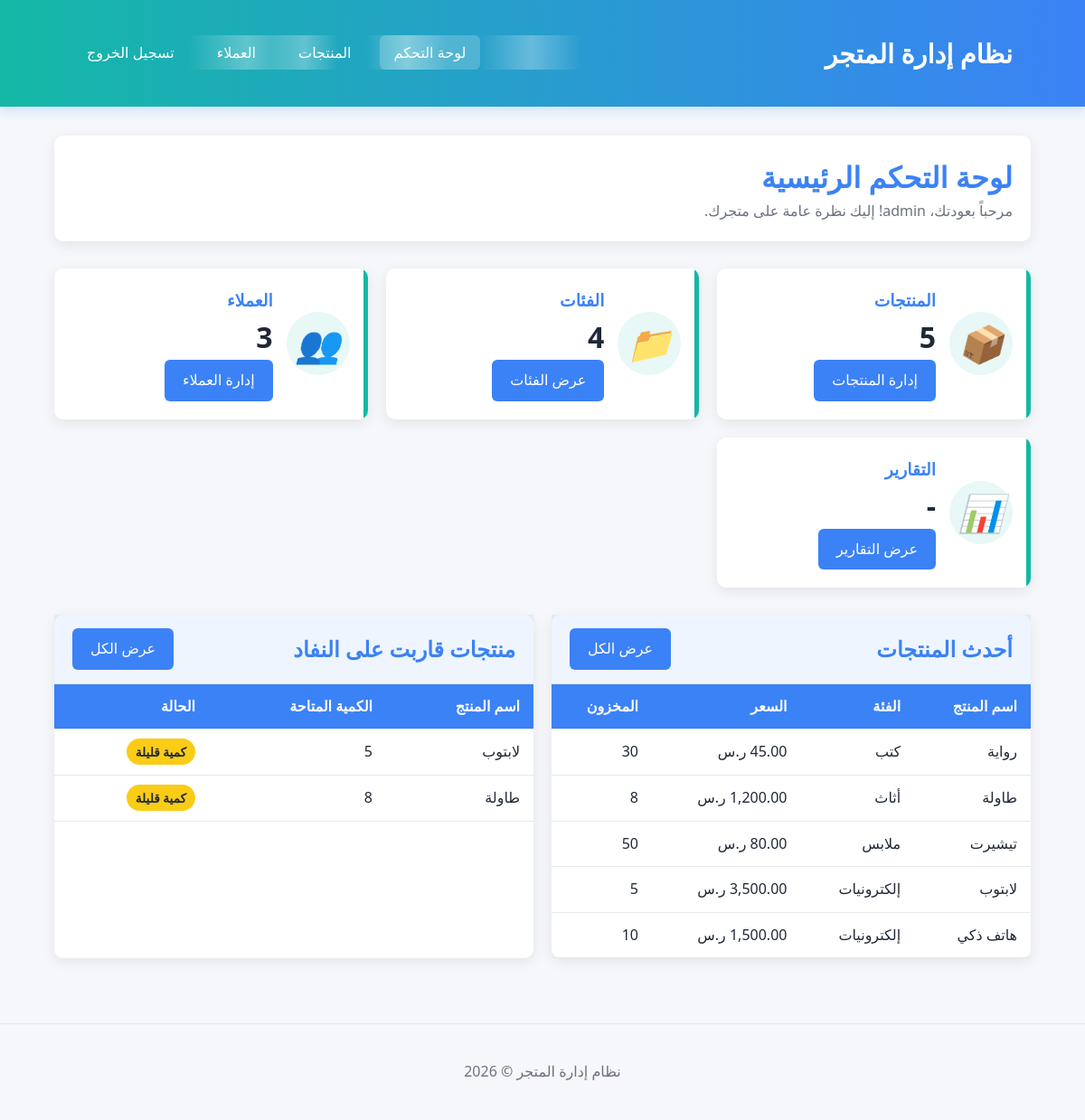
The app's page /index.php (signed in) with its own data.
### tables this page shows
CREATE TABLE IF NOT EXISTS products (
    id INT AUTO_INCREMENT PRIMARY KEY,
    name VARCHAR(255) NOT NULL,
    category VARCHAR(255) NOT NULL,   
    price DECIMAL(10,2) NOT NULL,
    stock INT NOT NULL DEFAULT 0,
    description TEXT
);

### index.php (the view, shortened to what this page needs)
<?php
require_once 'config.php';
try {
    $products_count = $pdo->query("SELECT COUNT(*) FROM products")->fetchColumn();
    $categories_count = $pdo->query("SELECT COUNT(DISTINCT category) FROM products")->fetchColumn();
    $customers_count = $pdo->query("SELECT COUNT(*) FROM customers")->fetchColumn();
    $recent_products = $pdo->query("
        SELECT name, category, price, stock
        FROM products
        ORDER BY id DESC
        LIMIT 5
    ")->fetchAll();
    $low_stock_products = $pdo->query("
        SELECT name, stock
        FROM products
        WHERE stock < 10
        ORDER BY stock ASC
        LIMIT 5
    ")->fetchAll();
} catch (PDOException $e) {
    die("خطأ في جلب البيانات: " . $e->getMessage());
}
?>
<!DOCTYPE html>
<html lang="ar" dir="rtl">
<head>
    <link rel="stylesheet" href="style.css">
</head>
<body>
    <header>
        <div class="container header-content">
            <div class="logo">نظام إدارة المتجر</div>
            <nav>
                <ul>
                    <li><a href="index.php" class="active">لوحة التحكم</a></li>
                    <li><a href="products.php">المنتجات</a></li>
                    <li><a href="customers.php">العملاء</a></li>
                    <li><a href="logout.php">تسجيل الخروج</a></li>
                </ul>
            </nav>
        </div>
    </header>
    <main class="container main-content">
        <div class="page-header">
            <h1>لوحة التحكم الرئيسية</h1>
            <p>مرحباً بعودتك، <?php echo $_SESSION['admin_username']; ?>! إليك نظرة عامة على متجرك.</p>
        </div>
        <div class="dashboard-grid">
            <div class="dashboard-card">
                <div class="card-icon">
                    <i>📦</i>
                </div>
                <div class="card-content">
                    <h3>المنتجات</h3>
                    <p><?php echo $products_count; ?></p>
                    <a href="products.php" class="btn">إدارة المنتجات</a>
                </div>
            </div>
            <div class="dashboard-card">
                <div class="card-icon">
                    <i>📁</i>
                </div>
                <div class="card-content">
                    <h3>الفئات</h3>
                    <p><?php echo $categories_count; ?></p>
                    <a href="products.php" class="btn">عرض الفئات</a>
                </div>
            </div>
            <div class="dashboard-card">
                <div class="card-icon">
                    <i>👥</i>
                </div>
                <div class="card-content">
                    <h3>العملاء</h3>
                    <p><?php echo $customers_count; ?></p>
                    <a href="customers.php" class="btn">إدارة العملاء</a>
                </div>
            </div>
            <div class="dashboard-card">
                <div class="card-icon">
                    <i>📊</i>
                </div>
                <div class="card-content">
                    <h3>التقارير</h3>
                    <p>-</p>
                    <a href="#" class="btn">عرض التقارير</a>
                </div>
            </div>
        </div>
        <div class="content-section">
            <div class="content-box">
                <div class="content-header">
                    <h2>أحدث المنتجات</h2>
                    <a href="products.php" class="btn">عرض الكل</a>
                </div>
                <div class="table-container">
                    <table class="data-table">
                        <thead>
                            <tr>
                                <th>اسم المنتج</th>
                                <th>الفئة</th>
                                <th>السعر</th>
                                <th>المخزون</th>
                            </tr>
                        </thead>
                        <tbody>
                            <?php if (count($recent_products) > 0): ?>
                                <?php foreach ($recent_products as $product): ?>
                                    <tr>
                                        <td><?php echo $product['name']; ?></td>
                                        <td><?php echo $product['category']; ?></td>
                                        <td><?php echo number_format($product['price'], 2); ?> ر.س</td>
                                        <td><?php echo $product['stock']; ?></td>
                                    </tr>
                                <?php endforeach; ?>
                            <?php else: ?>
                                <tr>
                                    <td colspan="4" style="text-align: center;">لا توجد منتجات</td>
                                </tr>
                            <?php endif; ?>
                        </tbody>
                    </table>
                </div>
            </div>
            <div class="content-box">
                <div class="content-header">
                    <h2>منتجات قاربت على النفاد</h2>
                    <a href="products.php" class="btn">عرض الكل</a>
                </div>
                <div class="table-container">
                    <table class="data-table">
                        <thead>
                            <tr>
                                <th>اسم المنتج</th>
                                <th>الكمية المتاحة</th>
                                <th>الحالة</th>
                            </tr>
                        </thead>
                        <tbody>
                            <?php if (count($low_stock_products) > 0): ?>
                                <?php foreach ($low_stock_products as $product): ?>
                                    <tr>
                                        <td><?php echo $product['name']; ?></td>
                                        <td><?php echo $product['stock']; ?></td>
                                        <td>
                                            <span class="status-badge <?php echo $product['stock'] == 0 ? 'status-cancelled' : 'status-pending'; ?>">
                                                <?php echo $product['stock'] == 0 ? 'نفذت الكمية' : 'كمية قليلة'; ?>
                                            </span>
                                        </td>
                                    </tr>
                                <?php endforeach; ?>
                            <?php else: ?>
                                <tr>
                                    <td colspan="3" style="text-align: center;">لا توجد منتجات قاربت على النفاد</td>
                                </tr>
                            <?php endif; ?>
                        </tbody>
                    </table>
                </div>
            </div>
        </div>
    </main>
    <footer>
        <div class="container">
            <p>نظام إدارة المتجر &copy; <?php echo date('Y'); ?></p>
        </div>
    </footer>
</body>
</html>

### style.css (style rules this page uses)
* { margin: 0; padding: 0; box-sizing: border-box; font-family: 'Segoe UI', Tahoma, Geneva, Verdana, sans-serif; }
body { background-color: #F5F7FA; color: #1F2937; line-height: 1.6; direction: rtl; }
.container { width: 90%; max-width: 1200px; margin: 0 auto; padding: 20px; }
header { background: linear-gradient(to left, #3B82F6, #14B8A6); padding: 1rem 0; box-shadow: 0 4px 12px rgba(59, 130, 246, 0.2); position: sticky; top: 0; z-index: 100; animation: slideDown 0.5s ease; }
.header-content { display: flex; justify-content: space-between; align-items: center; }
.logo { font-size: 1.8rem; font-weight: bold; color: #fff; }
nav ul { display: flex; list-style: none; }
nav ul li { margin-right: 15px; }
nav ul li a { color: #fff; text-decoration: none; padding: 8px 16px; border-radius: 6px; transition: all 0.3s ease; position: relative; overflow: hidden; }
nav ul li a.active, nav ul li a:hover { background-color: rgba(255,255,255,0.2); }
nav ul li a::before { content: ''; position: absolute; top: 0; right: -100%; width: 100%; height: 100%; background: linear-gradient( 90deg, transparent, rgba(255,255,255,0.3), transparent ); transition: all 0.5s ease; }
.main-content { padding: 2rem 0; animation: fadeIn 0.8s ease; }
.page-header, .dashboard-card, .chart-container, .content-box, .form-container { background: #fff; border-radius: 10px; box-shadow: 0 4px 15px rgba(0,0,0,0.08); }
.page-header { margin-bottom: 30px; padding: 20px; }
.page-header h1, .dashboard-card h3, .chart-container h2, .content-header h2, .form-container h2 { color: #3B82F6; }
.page-header p { color: #6B7280; }
.dashboard-grid { display: grid; grid-template-columns: repeat(auto-fit,minmax(300px,1fr)); gap: 20px; margin-bottom: 30px; }
.dashboard-card { padding: 20px; transition: 0.3s; position: relative; overflow: hidden; display: flex; align-items: center; }
.dashboard-card::before { content: ''; position: absolute; top: 0; right: 0; width: 5px; height: 100%; background: #14B8A6; }
.card-icon { font-size: 2.5rem; margin-left: 15px; width: 70px; height: 70px; background: rgba(20,184,166,.1); color: #14B8A6; border-radius: 50%; display: flex; align-items: center; justify-content: center; }
.card-content { flex: 1; }
.dashboard-card p { font-size: 2rem; font-weight: bold; }
.content-section { display: grid; grid-template-columns: 1fr 1fr; gap: 20px; }
.content-header { display: flex; justify-content: space-between; align-items: center; padding: 15px 20px; background: rgba(59,130,246,.08); border-bottom: 1px solid #E5E7EB; }
.btn { display: inline-block; padding: 10px 20px; background: #3B82F6; color: #fff; border: none; border-radius: 6px; cursor: pointer; text-decoration: none; transition: .3s; }
.table-container { overflow-x: auto; }
.data-table { width: 100%; border-collapse: collapse; }
.data-table th, .data-table td { padding: 12px 15px; text-align: right; border-bottom: 1px solid #E5E7EB; }
.data-table th { background: #3B82F6; color: #fff; }
.status-badge { padding: 5px 10px; border-radius: 20px; font-size: .85rem; font-weight: bold; }
.status-pending { background: #FACC15; }
footer { text-align: center; padding: 20px 0; margin-top: 40px; border-top: 1px solid #E5E7EB; color: #6B7280; }

### records on screen
products: name "رواية", category "كتب", price "45.00", stock "30"
products: name "طاولة", category "أثاث", stock "8", shows "كمية قليلة"
products: name "تيشيرت", category "ملابس", stock "50"
products: name "لابتوب", category "إلكترونيات", stock "5", shows "كمية قليلة"
products: name "هاتف ذكي", category "إلكترونيات", stock "10"

### other values on screen
$_SESSION['admin_username'] "admin"
$products_count "5"
$categories_count "4"
$customers_count "3"
